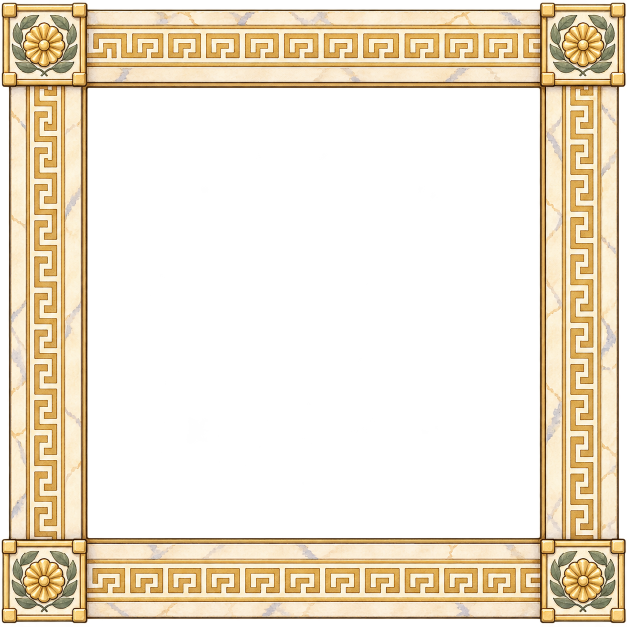
#> input picture assets-src/furniture-v2/images/ui/board_frame.png, 1254 x 1254 px (shown at 1/2 size)
$ python import-sudoku-ui.py
#> lines starting #> are read from the running program, lines starting #| are printed output that depends on the picture
"""스도쿠 화면 장식 그림 6장 → public/assets/ui/*.webp
python3 -I scripts/import-sudoku-ui.py   (원본: assets-src/furniture-v2/images/ui/)
보이는 범위로 잘라 쓸 크기로 줄인다. 늘림 경계(border-image slice)는 src/styles.css 주석에 적은 값과 같다.
board_frame은 지시서 규격(1004 정사각 구멍)과 달라 실측 구멍(약 905)에 맞춰 잘랐다."""
import os
from PIL import Image
ROOT = os.path.dirname(os.path.dirname(os.path.abspath(__file__)))
SRC = os.path.join(ROOT, 'assets-src', 'furniture-v2', 'images', 'ui')
OUT = os.path.join(ROOT, 'public', 'assets', 'ui')
JOBS = {  # 이름: (자를 범위, 출력 배율)
    'board_frame': ((18, 19, 1238, 1238), 0.5),   # 테두리 두께 좌157 우158 위157 아래162 → ×0.5
    'coin_gold': ((51, 47, 1203, 1199), 1 / 6),
    'coin_memo': ((42, 44, 1211, 1208), 1 / 6),
    'plaque': ((35, 103, 2137, 614), 0.5),        # 끝 소용돌이 145, 위아래 띠 100 → ×0.5
    'scroll': ((36, 83, 1904, 725), 0.5),          # 말린 끝 150, 위 132, 아래 142 → ×0.5
    'puzzle_bg': (None, 1.0),
    'resume_card': ((7, 80, 2164, 646), 0.5),      # 원본 assets-src/resume-card-v1. 왼쪽 장식 260, 위·오른쪽·아래 테두리 95 → ×0.5
}
for name, (box, k) in JOBS.items():
    src = os.path.join(ROOT, 'assets-src', 'resume-card-v1', 'images', 'ui') if name == 'resume_card' else SRC
    im = Image.open(os.path.join(src, name + '.png'))
#> im is the input picture: PIL image 1254x1254 RGBA; mean R, G, B, A 98.7, 86.9, 66.5, 110.3
    im = im.convert('RGB') if name == 'puzzle_bg' else im.convert('RGBA')
    if box: im = im.crop(box)
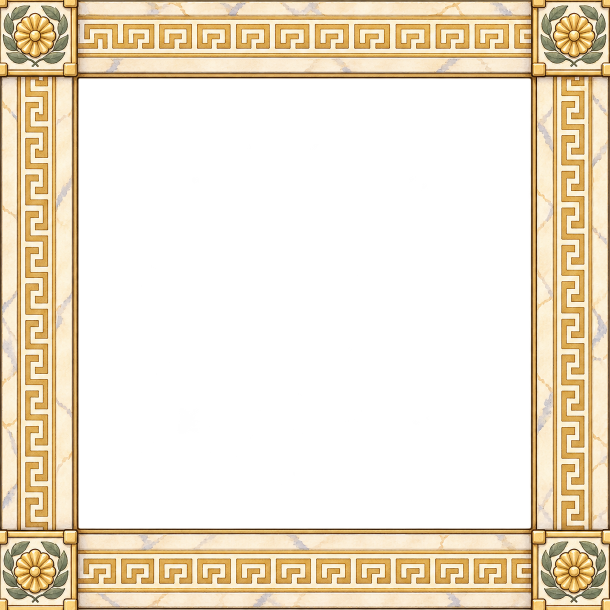
#> im: PIL image 1220x1219 RGBA (shown at 1/2 size); mean R, G, B, A 99.9, 88.1, 67.7, 114.2; transparent parts drawn white
    im = im.resize((round(im.width * k), round(im.height * k)), Image.LANCZOS)
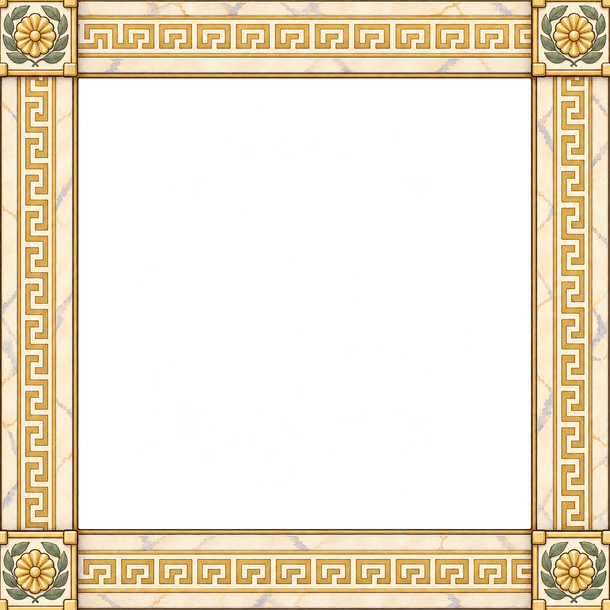
#> im: PIL image 610x610 RGBA; mean R, G, B, A 99.2, 87.4, 67.1, 114.2; transparent parts drawn white
    im.save(os.path.join(OUT, name + '.webp'), 'WEBP', quality=80 if name == 'puzzle_bg' else 86, method=6)
    print(name, im.size, os.path.getsize(os.path.join(OUT, name + '.webp')) // 1024, 'KB')
#| board_frame (610, 610) 50 KB
#> pass 2 of the loop `for name, (box, k) in JOBS.items():`:
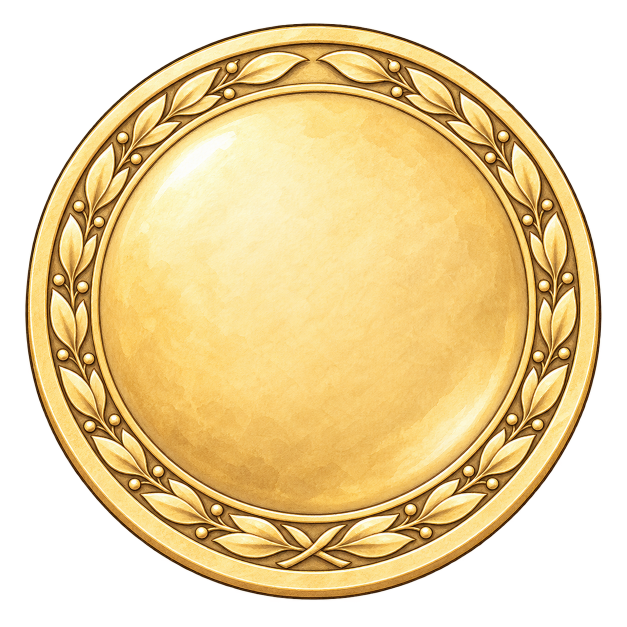
#> input picture assets-src/furniture-v2/images/ui/coin_gold.png, 1254 x 1254 px (shown at 1/2 size)
#> im is the input picture: PIL image 1254x1254 RGBA; mean R, G, B, A 151.1, 127.5, 76.9, 167.1
#> `if box: im = im.crop(box)`:
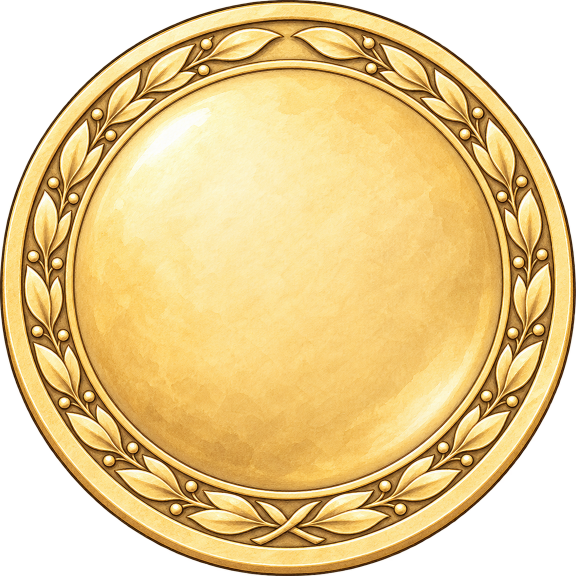
#> im: PIL image 1152x1152 RGBA (shown at 1/2 size); mean R, G, B, A 178.8, 150.9, 91, 198; transparent parts drawn white
#> `im = im.resize((round(im.width * k), round(im.height * k)), Image.LANC..`:
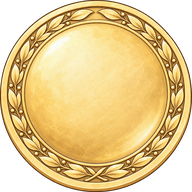
#> im: PIL image 192x192 RGBA; mean R, G, B, A 177.6, 149.8, 90.6, 198.1; transparent parts drawn white
#| coin_gold (192, 192) 15 KB
#> pass 3 of the loop `for name, (box, k) in JOBS.items():`:
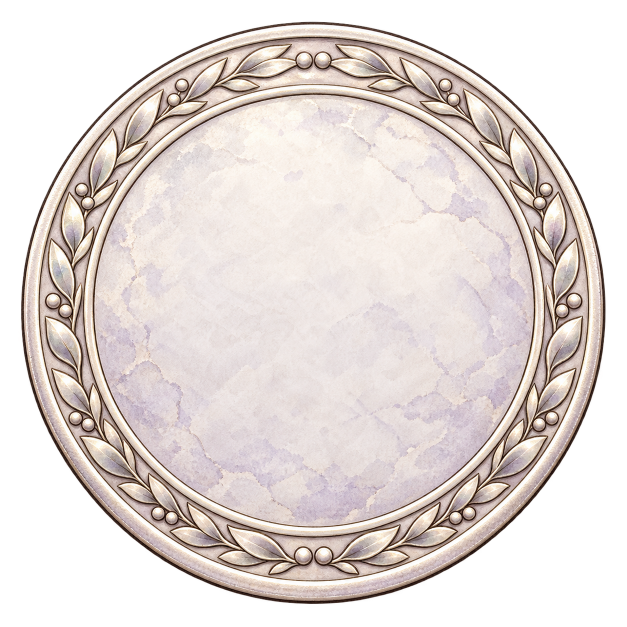
#> input picture assets-src/furniture-v2/images/ui/coin_memo.png, 1254 x 1254 px (shown at 1/2 size)
#> im is the input picture: PIL image 1254x1254 RGBA; mean R, G, B, A 145, 136.2, 132.7, 170.6
#> `if box: im = im.crop(box)`:
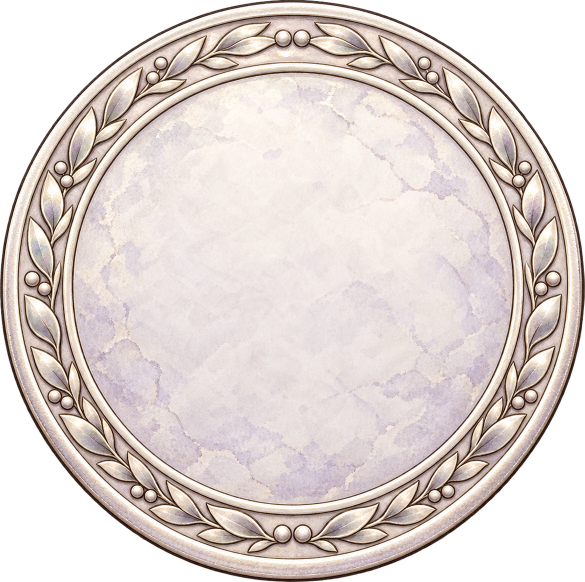
#> im: PIL image 1169x1164 RGBA (shown at 1/2 size); mean R, G, B, A 167.4, 157.3, 153.3, 197.2; transparent parts drawn white
#> `im = im.resize((round(im.width * k), round(im.height * k)), Image.LANC..`:
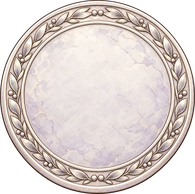
#> im: PIL image 195x194 RGBA; mean R, G, B, A 166.9, 156.4, 152.4, 197.2; transparent parts drawn white
#| coin_memo (195, 194) 15 KB
#> (the run stopped early here; a loop or call above may not have finished)
